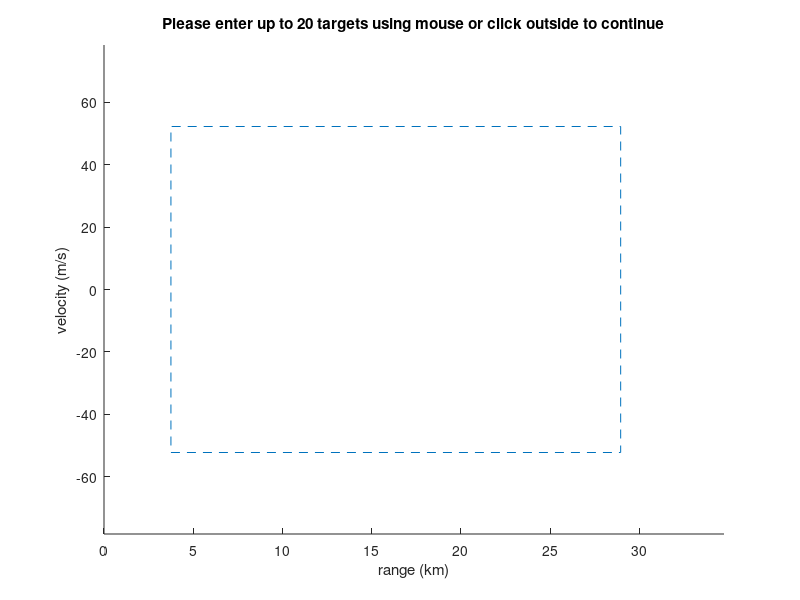

The MATLAB script that drew this image: (Note: this script raises an error after producing the figure.)
% Line of sight radar signal processor for Matlab
% Anil Thomas Maliyekkel
% Shannon Nicholas McGarr
% Jason Thomas Nearing
% Robert Wyatt Pickel
% 
% Elec 431 w/ Richard Baranuik
% December 16, 1995
% 
y = 1;                                    % yes
n = 0;                                    % no
c = 3e8;                                  % speed of light
T=7e-6;					  % length of burst in seconds
W=7e6;					  % bandwidth of burst (Hz)
p=2;					  % oversampling rate for burst
Np=5;				          % number of bursts 
z=205;					  % time between starts of bursts (microseconds) 
T_0=z*(0:(Np-1));                         % start times of each burst (microseconds)
g=ones(1,Np);                             % gain factor for each burst
T_window=[25,200];			  % start and recceived window (microseconds)
T_ref=0;				  % Referance time (microseconds)
fc =7000;				  % Center frequency of radar (MHz)
AN=1;					  % Noise scaling factor relative to stdev = 2
Rthres = 0.6;				  % Threshold for target determination
Vthres = 0.9;				  % Threshold for velocity determination
Vmul = 1.5;                               % Extra range for graphs 
Rmul = 1.2; 

% calculate theoretical limits on radar distance and velocity ranges 
maxrange = (T_window(2)*1e-6-T)/2*c/1000; 
minrange = T_window(1)*1e-6/2*c/1000;
maxvelocity = c/4/z/fc;     


% Ask user for options
velaliasing = input('Do you want to see velocity aliasing? ');
graphin = input('Do you want graphical input? ');

% If user wants graphical input
if graphin
% Initialize
  ranges = [];
  vels = [];

% Set up window used for input
  figure(1)
  clf
  hold on
  mr = maxrange*Rmul;
  mv = maxvelocity*Vmul;
  plot([minrange maxrange maxrange minrange minrange ], ...
       maxvelocity*[-1 -1 1 1 -1],'--')
  axis([0 mr -mv mv])
  title('Please enter up to 20 targets using mouse or click outside to continue')
  xlabel('range (km)')
  ylabel('velocity (m/s)')

% Loop for getting upto 20 target points 
% We stop getting new targets if the user clicks in the graph margins
  R = 0;
  V = 0;
  for k=1:20
    [R,V] = ginput(1);
    if R < 0 | R > mr | V < -mv | V > mv 
      break
    end
    plot(R,V,'o')
    ranges = [ranges R];
    vels = [vels V];
  end

% othersize get input from keyboard
else
  ranges = input('Enter range vector for up to twenty targets: ');
  vels = input('Enter correponsing velocity vector: ');
  if length(ranges) ~= length(vels)
    error('You need the same number of velocities and ranges')
  end
end

% Set all target amplitudes to one
amps=ones(size(ranges));

% Create chirp and return signal using radar.m 
chirp=dtFMchirp(p,T*W);                   
signal_in=radar(chirp,p*W/1e6,T_0,g,T_window,T_ref,fc,ranges,amps,vels);
[M,N]=size(signal_in);

% Add white noise (Gaussian) with std dev of 2 (twice amplitude of signal)
signal = signal_in + AN*sqrt(2)*randn(M,N);
signal = signal + AN*j*sqrt(2)*randn(M,N);

% Create matched filter for signal and process each return
h = conj(fliplr(chirp));
y = [];
for i=1:Np
  y(:,i)=conv(signal(:,i),h);
end

%%%%%%%%%%%%% RANGE %%%%%%%%%%%%%%%%%%%%%%%%%%%%
% Select up to 30 peaks from output containing 
% at least 0.6 of theoretical maximum output for a single target
[Rpeaks,Rlocs]=pkpicker( abs(y(:,1)), Rthres*length(chirp), 30);

% Calculate peak strengths relative to perfect target
Rpeaknums = (Rpeaks / length(chirp));

% Calculate time delay for signal return and distance in km to target 
delay = (Rlocs-length(chirp))/(p*W)+T_window(1)*1e-6;
range = c/2*delay/1000;

%%%%%%%%%%%%% VELOCITY %%%%%%%%%%%%%%%%%%%%%%%%%%%%%
% Select peaks of targets from all return bursts
yd=y(Rlocs,:);

% Initialize variables for velocity determination loop
fd = [];
velocity = [];
for k=1:length(Rlocs)

% Calculate dtft for signal oversampled several times
  [HV,WV] = dtft(yd(k,:),Np*64);

% If we are demonstrating aliasing in doppler shifts
% then the dtft with frequency axis changed to velocity
  if velaliasing
    figure(2)
    plot(c/2*WV/(z*1e-6)/2/pi/(fc*1e6),abs(HV));
    title(sprintf('Velocity from DTFT for target %d',k))
    xlabel('velocity (m/s)')
    ylabel('|H(v))|');
    pause(2); 
  end 

% Find location of peak in dtft
  [peakH,loc]=max(abs(HV));

% calculate doppler shift and velocity
  fd(k) = WV(loc)/(z*1e-6)/2/pi/(fc*1e6);
  velocity(k)=c/2*fd(k);
end


% Display ranges and velocities of found targets
range
velocity

% Display outputs on graph
figure(1)

% If we did not use graphical input graph must be created
if graphin == 0
  clf
  hold on
  mr = maxrange*Rmul;
  mv = maxvelocity*Vmul;
  plot([minrange maxrange maxrange minrange minrange ], ...
       maxvelocity*[-1 -1 1 1 -1],'--')
  axis([0 mr -mv mv])
  xlabel('range (km)')
  ylabel('velocity (m/s)')
  plot(ranges,vels,'o')
end

% Display targets and their peak number
title('o = real targets in, x = detected targets')
plot(range,velocity,'x')
for k=1:length(Rlocs)
  han=text(range(k)+.5,velocity(k),sprintf('%4.2g',Rpeaknums(k)));
  set(han,'FontSize',8)
  set(han,'Color',[1 0 1]);
end

